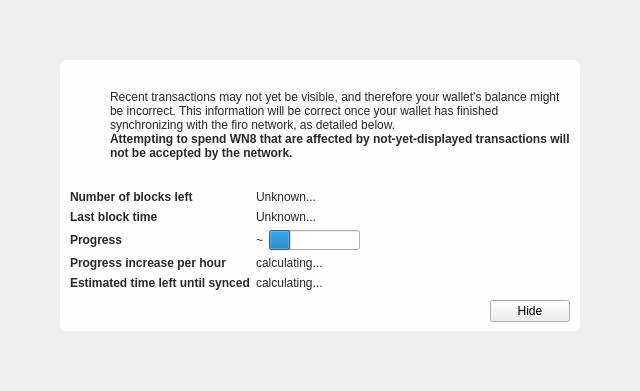
<?xml version="1.0" encoding="UTF-8"?>
<ui version="4.0">
 <class>ModalOverlay</class>
 <widget class="ModalOverlay" name="ModalOverlay">
  <property name="geometry">
   <rect>
    <x>0</x>
    <y>0</y>
    <width>640</width>
    <height>391</height>
   </rect>
  </property>
  <property name="windowTitle">
   <string>Form</string>
  </property>
  <layout class="QVBoxLayout" name="verticalLayout" stretch="0">
   <property name="sizeConstraint">
    <enum>QLayout::SetDefaultConstraint</enum>
   </property>
   <property name="leftMargin">
    <number>0</number>
   </property>
   <property name="topMargin">
    <number>0</number>
   </property>
   <property name="rightMargin">
    <number>0</number>
   </property>
   <property name="bottomMargin">
    <number>0</number>
   </property>
   <item>
    <widget class="QWidget" name="bgWidget" native="true">
     <property name="styleSheet">
      <string notr="true"/>
     </property>
     <layout class="QVBoxLayout" name="verticalLayoutMain" stretch="1">
      <property name="leftMargin">
       <number>60</number>
      </property>
      <property name="topMargin">
       <number>60</number>
      </property>
      <property name="rightMargin">
       <number>60</number>
      </property>
      <property name="bottomMargin">
       <number>60</number>
      </property>
      <item>
       <widget class="QWidget" name="contentWidget" native="true">
        <property name="styleSheet">
         <string notr="true">#contentWidget { background: rgba(255,255,255,240); border-radius: 6px; }

QLabel { color: rgb(40,40,40);  }</string>
        </property>
        <layout class="QVBoxLayout" name="verticalLayoutSub" stretch="1,0,0,0">
         <property name="spacing">
          <number>0</number>
         </property>
         <property name="leftMargin">
          <number>10</number>
         </property>
         <property name="topMargin">
          <number>10</number>
         </property>
         <property name="rightMargin">
          <number>10</number>
         </property>
         <property name="bottomMargin">
          <number>10</number>
         </property>
         <item>
          <layout class="QHBoxLayout" name="horizontalLayoutIconText" stretch="0,1">
           <property name="topMargin">
            <number>20</number>
           </property>
           <item>
            <layout class="QVBoxLayout" name="verticalLayoutIcon">
             <property name="leftMargin">
              <number>0</number>
             </property>
             <item>
              <widget class="QPushButton" name="warningIcon">
               <property name="enabled">
                <bool>false</bool>
               </property>
               <property name="text">
                <string/>
               </property>
               <property name="icon">
                <iconset resource="../bitcoin.qrc">
                 <normaloff>:/icons/warning</normaloff>
                 <disabledoff>:/icons/warning</disabledoff>:/icons/warning</iconset>
               </property>
               <property name="iconSize">
                <size>
                 <width>48</width>
                 <height>48</height>
                </size>
               </property>
               <property name="flat">
                <bool>true</bool>
               </property>
              </widget>
             </item>
             <item>
              <spacer name="verticalSpacerWarningIcon">
               <property name="orientation">
                <enum>Qt::Vertical</enum>
               </property>
               <property name="sizeHint" stdset="0">
                <size>
                 <width>20</width>
                 <height>40</height>
                </size>
               </property>
              </spacer>
             </item>
            </layout>
           </item>
           <item>
            <layout class="QVBoxLayout" name="verticalLayoutInfoText">
             <property name="leftMargin">
              <number>0</number>
             </property>
             <property name="topMargin">
              <number>0</number>
             </property>
             <item>
              <widget class="QLabel" name="infoText">
               <property name="text">
                <string>Recent transactions may not yet be visible, and therefore your wallet's balance might be incorrect. This information will be correct once your wallet has finished synchronizing with the firo network, as detailed below.</string>
               </property>
               <property name="textFormat">
                <enum>Qt::RichText</enum>
               </property>
               <property name="wordWrap">
                <bool>true</bool>
               </property>
              </widget>
             </item>
             <item>
              <widget class="QLabel" name="infoTextStrong">
               <property name="font">
                <font>
                 <bold>true</bold>
                </font>
               </property>
               <property name="text">
                <string>Attempting to spend WN8 that are affected by not-yet-displayed transactions will not be accepted by the network.</string>
               </property>
               <property name="textFormat">
                <enum>Qt::RichText</enum>
               </property>
               <property name="wordWrap">
                <bool>true</bool>
               </property>
              </widget>
             </item>
             <item>
              <spacer name="verticalSpacerInTextSpace">
               <property name="orientation">
                <enum>Qt::Vertical</enum>
               </property>
               <property name="sizeHint" stdset="0">
                <size>
                 <width>20</width>
                 <height>40</height>
                </size>
               </property>
              </spacer>
             </item>
            </layout>
           </item>
          </layout>
         </item>
         <item>
          <spacer name="verticalSpacerAfterText">
           <property name="orientation">
            <enum>Qt::Vertical</enum>
           </property>
           <property name="sizeHint" stdset="0">
            <size>
             <width>20</width>
             <height>40</height>
            </size>
           </property>
          </spacer>
         </item>
         <item>
          <layout class="QFormLayout" name="formLayout">
           <property name="fieldGrowthPolicy">
            <enum>QFormLayout::FieldsStayAtSizeHint</enum>
           </property>
           <property name="horizontalSpacing">
            <number>6</number>
           </property>
           <property name="verticalSpacing">
            <number>6</number>
           </property>
           <property name="topMargin">
            <number>10</number>
           </property>
           <item row="0" column="0">
            <widget class="QLabel" name="labelNumberOfBlocksLeft">
             <property name="font">
              <font>
               <bold>true</bold>
              </font>
             </property>
             <property name="text">
              <string>Number of blocks left</string>
             </property>
            </widget>
           </item>
           <item row="0" column="1">
            <widget class="QLabel" name="numberOfBlocksLeft">
             <property name="text">
              <string>Unknown...</string>
             </property>
            </widget>
           </item>
           <item row="1" column="0">
            <widget class="QLabel" name="labelLastBlockTime">
             <property name="font">
              <font>
               <bold>true</bold>
              </font>
             </property>
             <property name="text">
              <string>Last block time</string>
             </property>
            </widget>
           </item>
           <item row="1" column="1">
            <widget class="QLabel" name="newestBlockDate">
             <property name="sizePolicy">
              <sizepolicy hsizetype="Maximum" vsizetype="Preferred">
               <horstretch>0</horstretch>
               <verstretch>0</verstretch>
              </sizepolicy>
             </property>
             <property name="text">
              <string>Unknown...</string>
             </property>
            </widget>
           </item>
           <item row="2" column="0">
            <widget class="QLabel" name="labelSyncDone">
             <property name="font">
              <font>
               <bold>true</bold>
              </font>
             </property>
             <property name="text">
              <string>Progress</string>
             </property>
            </widget>
           </item>
           <item row="2" column="1">
            <layout class="QHBoxLayout" name="horizontalLayoutSync" stretch="0,1">
             <item>
              <widget class="QLabel" name="percentageProgress">
               <property name="text">
                <string notr="true">~</string>
               </property>
              </widget>
             </item>
             <item>
              <widget class="QProgressBar" name="progressBar">
               <property name="value">
                <number>24</number>
               </property>
               <property name="format">
                <string/>
               </property>
              </widget>
             </item>
            </layout>
           </item>
           <item row="4" column="0">
            <widget class="QLabel" name="labelProgressIncrease">
             <property name="font">
              <font>
               <bold>true</bold>
              </font>
             </property>
             <property name="text">
              <string>Progress increase per hour</string>
             </property>
            </widget>
           </item>
           <item row="4" column="1">
            <widget class="QLabel" name="progressIncreasePerH">
             <property name="text">
              <string>calculating...</string>
             </property>
            </widget>
           </item>
           <item row="5" column="0">
            <widget class="QLabel" name="labelEstimatedTimeLeft">
             <property name="font">
              <font>
               <bold>true</bold>
              </font>
             </property>
             <property name="text">
              <string>Estimated time left until synced</string>
             </property>
            </widget>
           </item>
           <item row="5" column="1">
            <widget class="QLabel" name="expectedTimeLeft">
             <property name="text">
              <string>calculating...</string>
             </property>
            </widget>
           </item>
          </layout>
         </item>
         <item>
          <layout class="QHBoxLayout" name="horizontalLayoutButtons">
           <property name="leftMargin">
            <number>10</number>
           </property>
           <property name="topMargin">
            <number>10</number>
           </property>
           <item>
            <spacer name="horizontalSpacer">
             <property name="orientation">
              <enum>Qt::Horizontal</enum>
             </property>
             <property name="sizeHint" stdset="0">
              <size>
               <width>40</width>
               <height>20</height>
              </size>
             </property>
            </spacer>
           </item>
           <item>
            <widget class="QPushButton" name="closeButton">
             <property name="text">
              <string>Hide</string>
             </property>
            </widget>
           </item>
          </layout>
         </item>
        </layout>
       </widget>
      </item>
     </layout>
    </widget>
   </item>
  </layout>
 </widget>
 <customwidgets>
  <customwidget>
   <class>ModalOverlay</class>
   <extends>QWidget</extends>
   <header>modaloverlay.h</header>
   <container>1</container>
  </customwidget>
 </customwidgets>
 <resources>
  <include location="../bitcoin.qrc"/>
 </resources>
 <connections/>
</ui>
